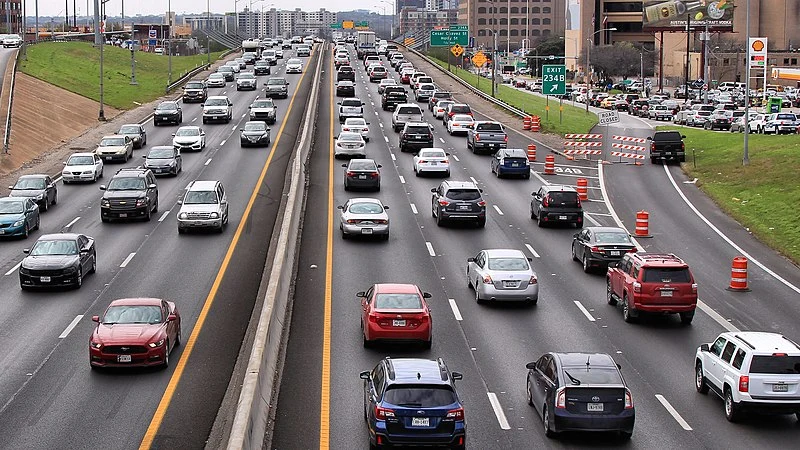
#> input picture cars.jpg, 800 x 450 px, found by its file name
$ jupyter execute Konturok_keresese.ipynb
#> lines starting #> are read from the running program, lines starting #| are printed output that depends on the picture; after the words box and inside, x2 and y2 are one past the last pixel; in counts of white or black regions, pixels touching at a corner belong together
## Kontúrok keresése

### Szükséges kiegészítő függvénykönyvtárak importálása

[cell 1]
import numpy as np #matematikai háttér
import cv2 #gépi látás funkciók

### A kersés előkészítése

[cell 2]
# Tesztelni kívánt kép elérési útjának megadása
image = cv2.imread(r'C:\Users\Eszti\Desktop\Python projects\proba\cars.jpg')
#> image is the input picture: shape (450, 800, 3); mean B, G, R 111, 113.5, 120.5

# eredmény ablak megjelenítése bármely billentyű lenyomásáig
cv2.waitKey(0)

# az algoritmus szürkeárnyalatos képen működik
gray = cv2.cvtColor(image, cv2.COLOR_BGR2GRAY)
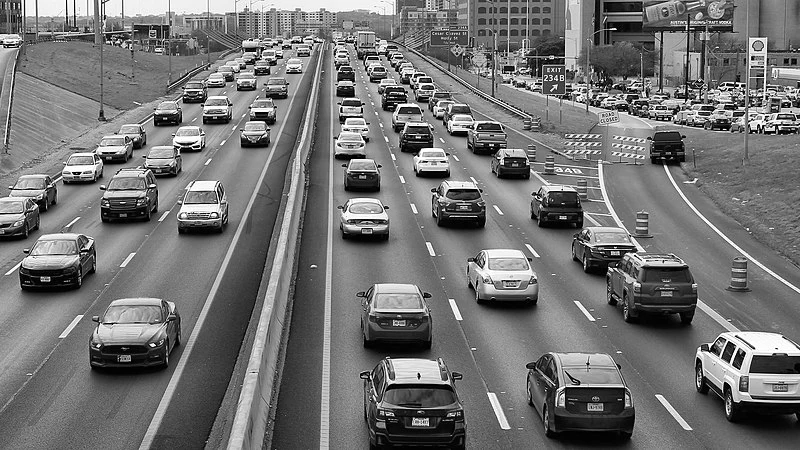
#> gray: shape (450, 800); min 0, max 255, mean 115.3

# Canny-élek keresése
edged = cv2.Canny(gray, 30, 200) #alacsony és magas küszöbérték definiálása
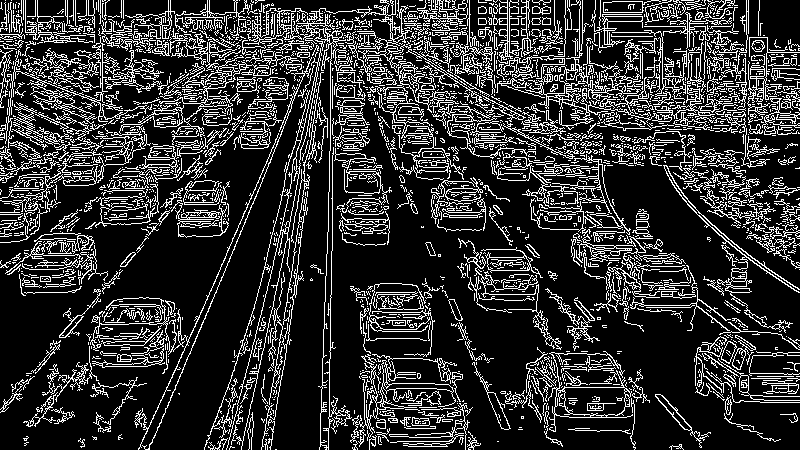
#> edged: shape (450, 800); 19.6% white in thin lines or dots
cv2.waitKey(0)

### Kontúrok keresése

[cell 3]
# kontúrok kiemeleése --> cv2.findContours
# külső kontúrok lekérése --> cv2.RETR_EXTERNAL
# kontúrpontok tárolása --> cv2.CHAIN_APPROX_NONE

contours, hierarchy = cv2.findContours(edged,
    cv2.RETR_EXTERNAL, cv2.CHAIN_APPROX_NONE)
#> contours = 2137 contours, 1935 with area under 20; largest, box (x1, y1, x2, y2) and area: (548, 351, 633, 432) 2135, (525, 0, 672, 130) 984, (245, 8, 352, 450) 975, (204, 48, 322, 450) 934, (350, 354, 457, 450) 899

cv2.imshow('Canny Edges Konturok megtalalasa utan', edged)
cv2.waitKey(0)

print("Talált kontúrok száma = " + str(len(contours)))
#| Talált kontúrok száma = 2137

# Összes kontúr megrajzolása --> ezt a -1 jelenti
cv2.drawContours(image, contours, -1, (0, 255, 0), 3)
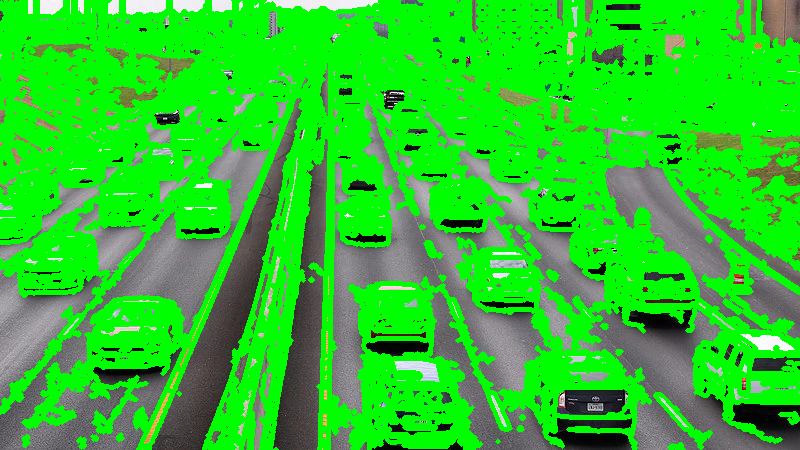
#> image: shape (450, 800, 3); mean B, G, R 41.3, 199.7, 43.1

#Kontúrok kijelzése
cv2.imshow('Konturok', image)
cv2.waitKey(0)
cv2.destroyAllWindows()

$ run again, with Carla_teszt_ives.jpg copied over cars.jpg
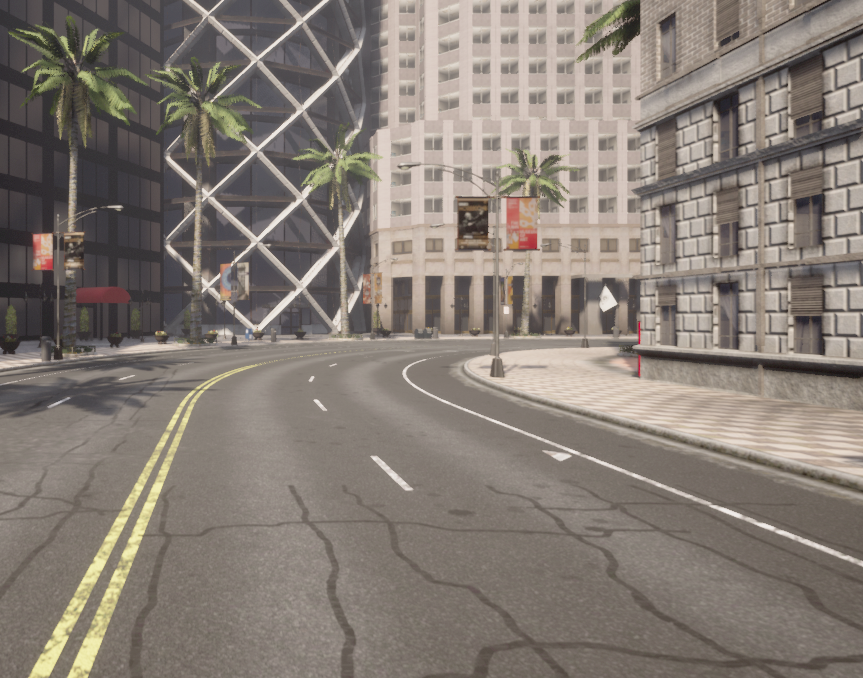
#> input picture Carla_teszt_ives.jpg, 863 x 678 px, found by its file name
#> image is the input picture: shape (678, 863, 3); mean B, G, R 116.6, 124.3, 133.3
#> `edged = cv2.Canny(gray, 30, 200)`:
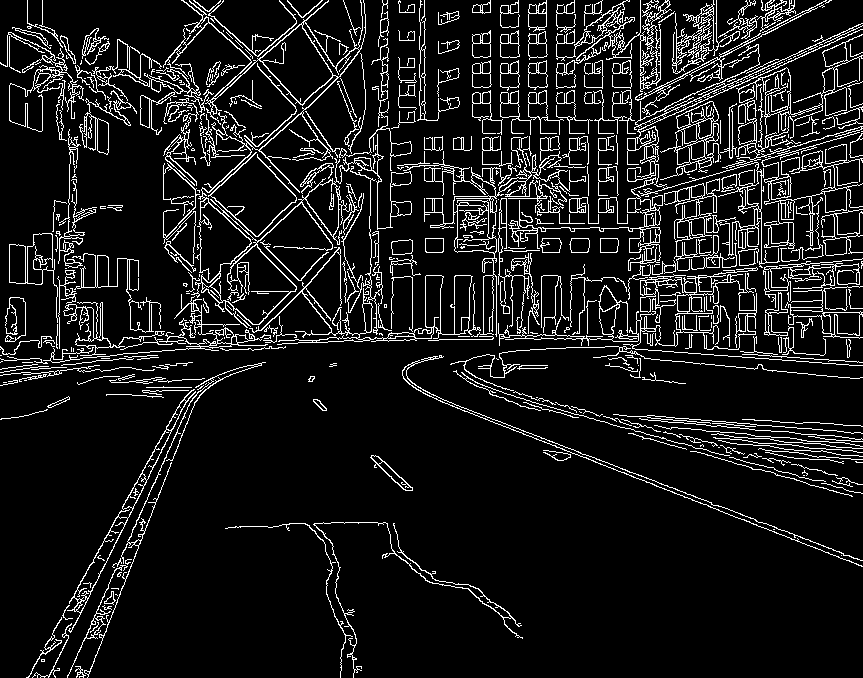
#> edged: shape (678, 863); 9.9% white in thin lines or dots
#> contours = 393 contours, 279 with area under 20; largest, box (x1, y1, x2, y2) and area: (163, 0, 412, 328) 10433, (498, 267, 863, 366) 4920, (627, 0, 863, 187) 4226, (403, 136, 586, 337) 3176, (67, 389, 196, 633) 2176
#| Talált kontúrok száma = 393
#> `cv2.drawContours(image, contours, -1, (0, 255, 0), 3)`:
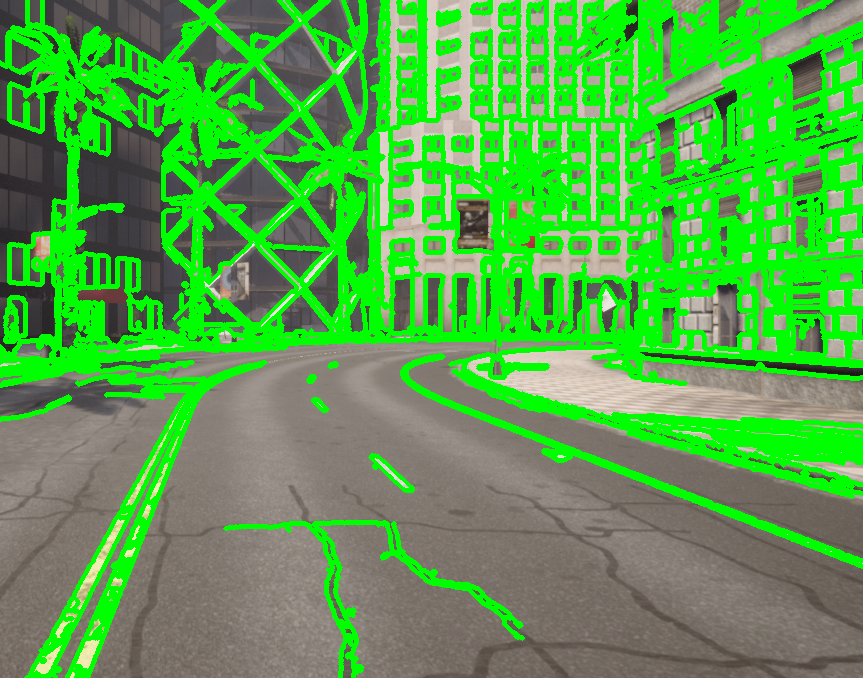
#> image: shape (678, 863, 3); mean B, G, R 74.9, 165.4, 85.1
